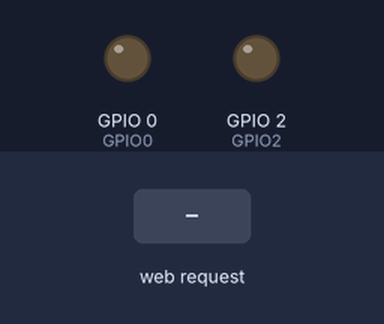
This sketch was run on a simulated ESP8266 (NodeMCU). On the bench: output pins drawn as LEDs (lit = HIGH). The inputs (shaded band) are chosen by the test bench. WiFi joins after 1.5 s; servers stay silent unless stated; random numbers use the default seed unless the sketch sets one; what the sketch prints to the serial monitor is not drawn.

Above: at 2.7 s.
2.8 s: HTTP request GET /api/led-off received
At 3.6 s:
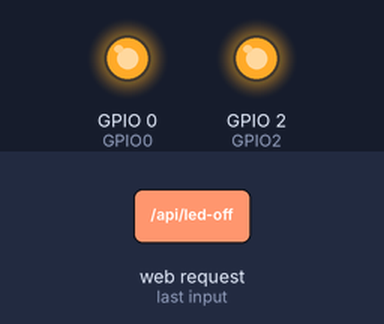
4.3 s: HTTP request GET /api/led-on received
At 4.7 s:
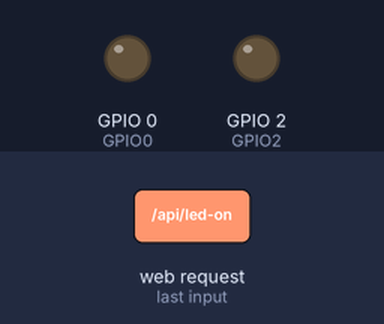
Timing chart, 0 to 7.3 s (numbered marks = the images above; inputs shaded):
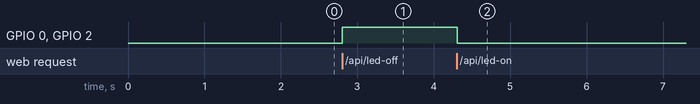

Measured:
- after the input at 2.8 s, GPIO 0 (GPIO0), GPIO 2 (GPIO2): LOW → HIGH at once
- after the input at 4.3 s, GPIO 0 (GPIO0), GPIO 2 (GPIO2): HIGH → LOW at once

The sketch:

esp8266_webserver.ino
```cpp
// Load Wi-Fi library
#include <ESP8266WiFi.h>
#include "variables.h"
#include "css.h"
#include "javascript.h"
#include "html.h"
#include "router.h"
#include "json.h"

void initialize ( ) {
  // Initialize the output variables as outputs
  pinMode(GPIO2, OUTPUT);
  pinMode(GPIO0, OUTPUT);
  // Set outputs to LOW
  digitalWrite(GPIO2, LOW);
  digitalWrite(GPIO0, LOW);

}
/*
* Setup function to configure
* - Module WiFi connections
* - I/O Pins
*/
void setup() {
  // Set Baud Rate for Serial communication
  Serial.begin(115200);

  // Initialize ports and registers
  initialize( );

  // Initialize soft access point if the credentials are not empty
  if ( strlen(AP_SSID) > 0 && strlen(AP_PASSWORD) > 0 ) {
    // Begin Access Point
    WiFi.softAP(AP_SSID, AP_PASSWORD);

    // Print soft Access Point data
    _log("Access Point data :");
    _log( AP_SSID );
    _log( AP_PASSWORD );
    Serial.println( WiFi.softAPIP() );
  }


  //Initialize Wi-Fi network connection if the credentials are not empty
  if ( strlen(NC_SSID) > 0 && strlen(NC_PASSWORD) > 0 ) {
    // Connect to Wi-Fi network with SSID and password
    WiFi.begin(NC_SSID, NC_PASSWORD);
    _log("Connecting to:");
    _log( NC_SSID );
    // Wait for the network connection
    while (WiFi.status() != WL_CONNECTED) {
      delay(500);
      if (DEBUG) { Serial.print("."); }
    }

    _log( "Wifi network data :" );
    _log( NC_SSID );
    _log( NC_PASSWORD );
    Serial.print( WiFi.localIP() );
  }

  // Start the server
  server.begin();
}

/*
* Loop function
* Executes main functionality endlessly
*/
void loop() {
  // Listen for incoming clients
  WiFiClient client = server.available();

  // When a client is connected
  if (client) {
    // String to hold incoming data from the client
    String currentLine = "";
    currentTime = millis();
    previousTime = currentTime;
    // Loop while the client's connected and the connection has not timed out
    while (client.connected() && currentTime - previousTime <= timeoutTime) {
      currentTime = millis();
      if (client.available()) {
        // if there's bytes to read from the client,
        // read a byte, then
        char clientByte = client.read();
        header += clientByte;
        if (clientByte == '\n') {
          // if the current line is blank, you got two newline characters in a row.
          // that's the end of the client HTTP request, so send a response:
          if (currentLine.length() == 0 ) {
            // TODO: parse header to get URL
              // TODO: validate route
              // TODO: get params from URL
              // Example:

              // GET / HTTP/1.1
              // GET /test/123 HTTP/1.1
              // GET /?value=123 HTTP/1.1
              // GET /api/test HTTP/1.1

              // Host: 192.168.0.103
              // Connection: keep-alive
              // Cache-Control: no-cache
              // User-Agent: Mozilla/5.0 (Windows NT 10.0; Win64; x64) AppleWebKit/537.36 (KHTML, like Gecko) Chrome/100.0.4896.75 Safari/537.36
              // Postman-Token: c7fad9ba-35fc-2ac8-b7b8-dc068ab0e104
              // Accept: */*
              // Accept-Encoding: gzip, deflate
              // Accept-Language: en-US,en;q=0.9,bg;q=0.8,la;q=0.7

              String response = "";
              String ContentType = "";

              if ( header.indexOf("GET /api/led-on") >= 0 ) {
                ContentType = TYPE_JSON;
                response = buildJSONResponse("LED is on");
                switchLed( true );
              } else if ( header.indexOf("GET /api/led-off") >= 0 ) {
                ContentType = TYPE_JSON;
                response = buildJSONResponse("LED is off");
                switchLed( false );
              } else {
                ContentType = TYPE_HTML;
                response = buildWebPage( );
              }


              response.replace(HTML_DATA_REPLACE,header);

              respond( client, HTTP_OK, ContentType );
              client.println(response);
              break;
          } else {
            // if you got a newline, then clear currentLine
            currentLine = "";
          }
        } else if (clientByte != '\r') {
          // if you got anything else but a carriage return character,
          // add it to the end of the currentLine
          currentLine += clientByte;
        }
      }
    }

    // Clear the header variable
    header = "";
    // Close the connection
    client.stop();
    _log( "Client disconnected.");
  }
}

/*
* Switch LED
*/
void switchLed ( bool toggleOn ) {

  digitalWrite(GPIO2, toggleOn ? LOW : HIGH );
  digitalWrite(GPIO0, toggleOn ? LOW : HIGH);

}


/*
* HTTP Status response
* @param WiFiClient client - currently connected client
* @param String STATUS - HTTP response status code
* @param String CONTENT_TYPE - response content type
*/
void respond ( WiFiClient client, String STATUS, String CONTENT_TYPE ) {
  client.println(STATUS);
  client.println("Content-type:"+CONTENT_TYPE);
  client.println("Connection: close");
  client.println();
}


/*
* Generate web page function
* @return String webPage - generated webpage to be displayed
*/
String buildWebPage ( ) {
  // Begin webpage
  String webPage = "";
  webPage += "<!DOCTYPE html><html>";
  webPage += "<head><meta name=\"viewport\" content=\"width=device-width, initial-scale=1\">";
  webPage += "<title>"+PROJECT_NAME+"</title>";
  webPage += "<link rel=\"icon\" href=\"data:,\">";

  // Add CSS styingls
  webPage += getCSS( );

  // Add JavaScript functionality
  webPage += getJavaScript( );

  // Close head tag
  webPage += "</head>";

  // Get main web page content
  webPage += getHTML( );

  // Close HTML tag
  webPage += "</html>";

  return webPage;
}

/*
* Pring log function
* Will print line in the serial monitor if module DEBUG mode
* @param message - String message to be displayed
*/
void _log ( String message ) {
  if ( DEBUG ) {
    Serial.println( message );
  }
}
```

css.h
```cpp
/*
* Get webpage CSS
* @return String styles - webpage CSS styling
*/
String getCSS ( ) {
  String styles = "<style type='text/css'>";
  styles += "* { font-falimy:'Arial'; color:#0f0; background-color:#000; font-size:1.5em; }";
  styles += "</style>";
  return styles;
}
```

html.h
```cpp
const String HTML_DATA_REPLACE = "[BODY_CONTENT]";

/*
* Get webpage html body content
* @return String body - webpage body content
*/
String getHTML ( ) {
  String body = "";
  body += "<body>";
  body += "<h1>"+PROJECT_NAME+"</h1>";
  body += "<p id='test'>Response data: [null]</p>";
  body += "<button ontouchstart='fetchData( `/api/led-on` )' ontouchend='fetchData( `/api/led-off` )'> LED on </button> <br>";
  body += "<button onclick='fetchData( `/api/led-off` )'> Toggle button </button> <br>";
  body += HTML_DATA_REPLACE;
  body += "</body>";
  return body;
}
```

javascript.h
```cpp
/*
* Get webpage JavaScript
* @return String javaScript - webpage JS functionality
*/
String getJavaScript ( ) {
  String javaScript = "<script type='text/javascript'>";
  // Set IPs as const
  javaScript += "const AP_IP='";
  javaScript += WiFi.softAPIP().toString();
  javaScript += "';";
  javaScript += "const NC_IP='";
  javaScript += WiFi.localIP().toString();
  javaScript += "';";
  javaScript += "function fetchData ( endpoint, data ) { ";
  javaScript += "fetch(`${endpoint}`).then( response => response.json() ).then(data => { ";
  javaScript += "console.log(data); ";
  javaScript += "document.querySelector('#test').innerHTML = data.string; });";
  javaScript += "console.log(`ap_ip: ${AP_IP} | nc_ip: ${NC_IP} | ${endpoint} | ${data}`); ";
  javaScript += " }";
  javaScript += "console.log('"+PROJECT_NAME+"')";

  javaScript += "</script>";
  return javaScript;
}
```

json.h
```cpp
/*
* Generate JSON response for API calls
* @return String jsonString - Stringified JSON object
*/
String buildJSONResponse ( String customString ) {
  String jsonString = "{";
  jsonString += "\"string\":\"";
  jsonString += customString;
  jsonString += "\",";
  jsonString += "\"rand\":";
  jsonString += random(300);
  jsonString += "}";
  return jsonString;
}
```

router.h
```cpp
/*
* Parse header function
*/
void parseHeader ( ) {

}

/*
* Get Params From Header function
* Extract sent parameters from header URL
*/
void getParamsFromHeader ( ) {

}

/*
* Router function
*/
void Router ( ) {

}

/*
* Is Route function
*/
bool isRoute ( String route /*, void (*callback)(int) */ ) {
    return false;
}
```

variables.h
```cpp
// .env variables
const bool DEBUG = true; // Is the module in DEBUG mode
const bool ROUTE_ONLT = true; // Get only the route and parameters from the request header
const String PROJECT_NAME = "ESP8266_PROJECT_NAME"; // Project name
const bool AP_MODE = false;
const bool NC_MODE = false;
const bool COMBINED_MODE = false;

// Connection variables
unsigned long currentTime = millis(); // Current time
unsigned long previousTime = 0; // Previous time
const long timeoutTime = 20000; // Define timeout time in milliseconds

// Network credentials
const char* NC_SSID = "Marasha crew "; // "Marasha crew "
const char* NC_PASSWORD = "P@r+!bo!69/ke+"; // "P@r+!bo!69/ke+"

// Access Point credentials
const char* AP_SSID = "ESP8266_SSID";
const char* AP_PASSWORD = "12345678";

// Set web server port number to 80
WiFiServer server(80);

// HTTP status response codes
const String HTTP_OK = "HTTP/1.1 200 OK";

// Content types
const String TYPE_HTML = "text/html";
const String TYPE_JSON = "application/json";

// Variable to store the HTTP request
String header;

/*
* Init function
* Initialize I/O pins and set registers
* and define output pins
*/
// Assign output variables to GPIO pins
const int GPIO2 = 2;  //GPIO 2 in ESP-01
const int GPIO0 = 0;  //GPIO 0 in ESP-01
```
